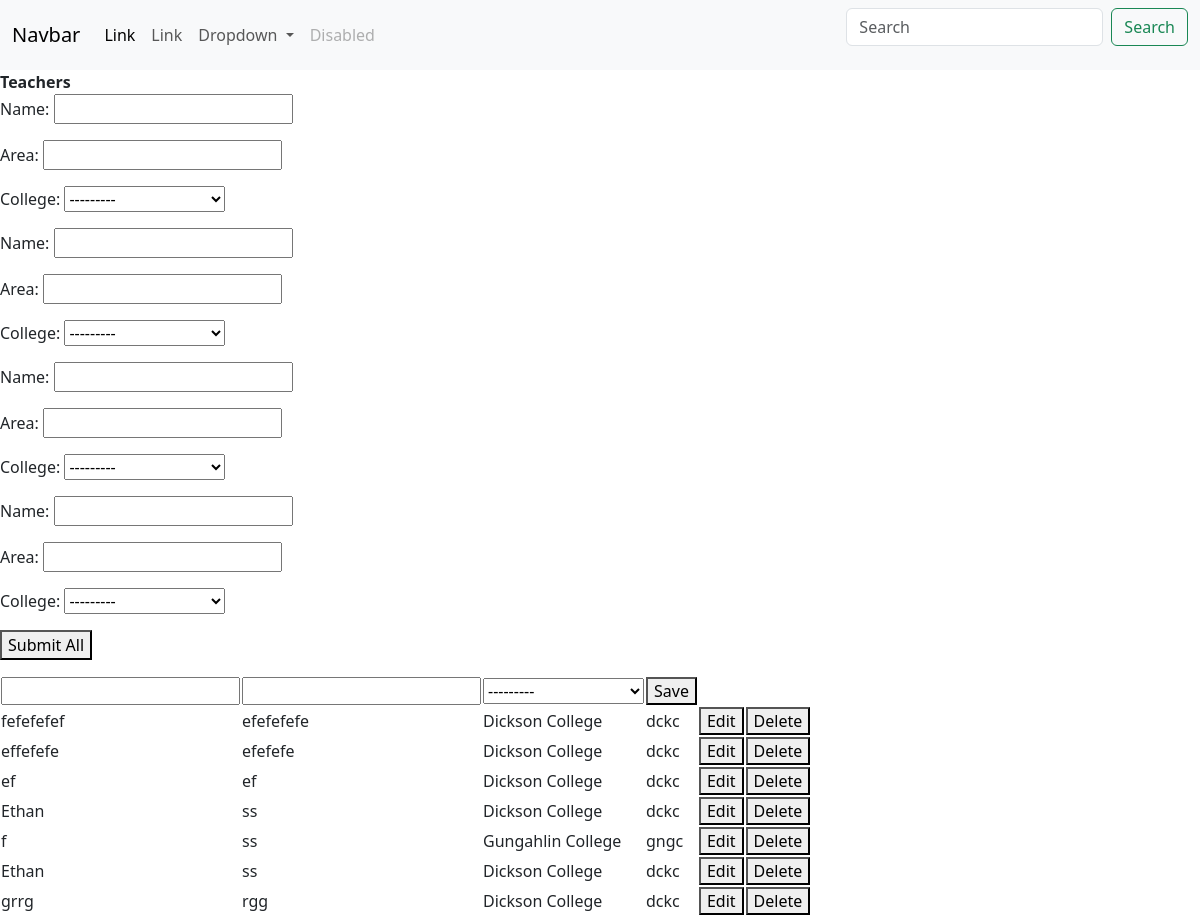
Before: /index/ with the older database file.
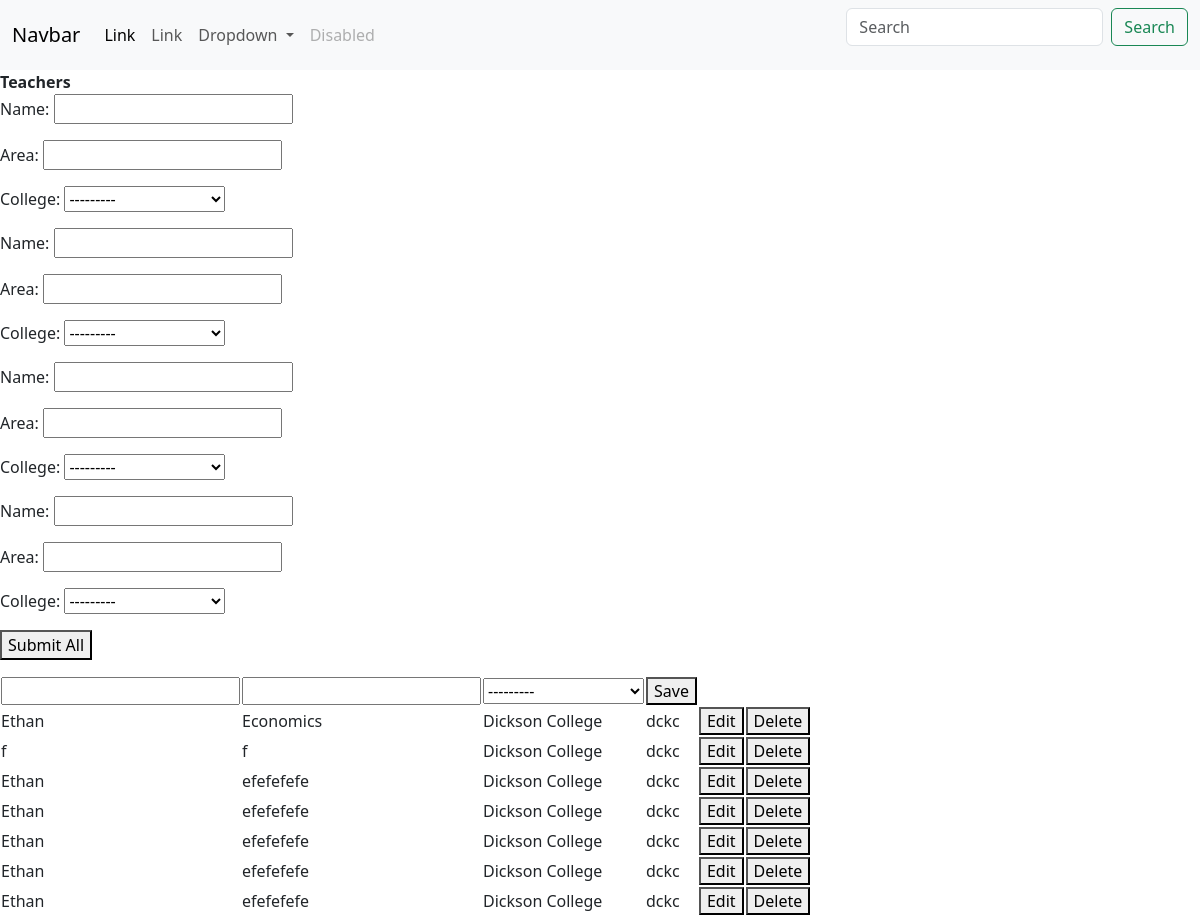
After: the same page with the newer database file.
### MyApp1/models.py (models this page shows)
class college (models.Model):
    college_id = models.CharField(max_length=4, primary_key=True)
    namer = models.CharField(max_length= 25)
    def __str__(self):
        return self.namer

class teacher (models.Model):
    name = models.CharField(max_length=25)
    area = models.CharField(max_length=30)
    college = models.ForeignKey(college, on_delete=models.CASCADE)

### MyApp1/views.py (the view, shortened to what this page needs)
# urls.py: path('index/', MyApp1.views.index, name='index'),
def index(request):
    context = {}
    form = teacherform()
    formsetter = modelformset_factory(teacher, fields=('name','area','college'), extra = 4)
    formset = formsetter(queryset=teacher.objects.none(), initial = [{"name":request.POST.get('name') or None,
                                                                      "area":request.POST.get('area') or None,
                                                                      "college":request.POST.get('college') or None} for i in range(5)])
    context['formset']=formset
    teach = teacher.objects.select_related('college').all()
    cg = college.objects.all()
    context['teach']=teach
    context['form']=form
    return render(request, "MyApp1/index.html", context)

### MyApp1/forms.py
class teacherform(forms.ModelForm):
    class Meta:
        model = teacher
        fields = ['name', 'area', 'college']

### MyApp1/templates/MyApp1/index.html (shortened to what this page needs)
<html>
<head>
</head>
<link href="https://cdn.jsdelivr.net/npm/bootstrap@5.3.3/dist/css/bootstrap.min.css" rel="stylesheet"></link>
<body>
    <nav class="navbar navbar-expand-lg bg-body-tertiary">
        <div class="container-fluid">
            <a class="navbar-brand" href="#">Navbar</a>
            <div class="collapse navbar-collapse" id="navbarSupportedContent">
                <ul class="navbar-nav me-auto mb-2 mb-lg-0">
                    <li class="nav-item">
                        <a class="nav-link active" aria-current="page" href="#">Link</a>
                    </li>
                    <li class="nav-item">
                        <a class="nav-link" href="#">Link</a>
                    </li>
                    <li class="nav-item dropdown">
                        <a class="nav-link dropdown-toggle" href="#" role="button" data-bs-toggle="dropdown" aria-expanded="false">
                            Dropdown
                        </a>
                    </li>
                    <li class="nav-item">
                        <a class="nav-link disabled" aria-disabled="true">Disabled</a>
                    </li>
                </ul>
                <form class="d-flex" role="search">
                    <input class="form-control me-2" type="search" placeholder="Search" aria-label="Search" />
                    <button class="btn btn-outline-success" type="submit">Search</button>
                </form>
            </div>
        </div>
    </nav>
    <strong>Teachers</strong>
    <form method="post" action="{% url 'index' %}">
        {{formset.as_p}}
        <button formnovalidate name="submit_all" type="submit">Submit All</button>
    </form>
    <table>
        <form method="post" action="{% url 'index' %}">
            {% if not form.instance.id %}
        <tr>
            {% include 'MyApp1/save.html' %}
        </tr>
        {% endif %}
        {% for teach in teach %}
        <tr>
            {% if form.instance.id == teach.id %}
            {% include 'MyApp1/save.html' %}
            {% else %}
            <td>{{teach.name}}</td>
            <td>{{teach.area}}</td>
            <td>{{teach.college.namer}}</td>
            <td>{{teach.college.college_id}}</td>
            <td><button formnovalidate name="edit" value="{{teach.id}}">Edit</button></td>
            <td><button formnovalidate name="delete" value="{{teach.id}}">Delete</button></td>
            {% endif %}
        </tr>
        {% endfor %}
        </form>
    </table>
</body>
</html>

### MyApp1/templates/MyApp1/save.html
{%for field in form%}
    <td>{{field}}</td>
{%endfor%}
<td><button name="save" value="{{teach.id}}">Save</button></td>

Changed rows visible on the page:
removed teacher: name "fefefefef", area "efefefefe", college.namer "Dickson College", college.college_id "dckc", {{ teach.id }} 48 (drawn)
removed teacher: name "effefefe", area "efefefe", college.namer "Dickson College", college.college_id "dckc", {{ teach.id }} 49 (drawn)
removed teacher: name "ef", area "ef", college.namer "Dickson College", college.college_id "dckc", {{ teach.id }} 50 (drawn)
removed teacher: name "Ethan", area "ss", college.namer "Dickson College", college.college_id "dckc", {{ teach.id }} 52 (drawn)
removed teacher: name "f", area "ss", college.namer "Gungahlin College", college.college_id "gngc", {{ teach.id }} 53 (drawn)
removed teacher: name "Ethan", area "ss", college.namer "Dickson College", college.college_id "dckc", {{ teach.id }} 54 (drawn)
removed teacher: name "grrg", area "rgg", college.namer "Dickson College", college.college_id "dckc", {{ teach.id }} 55 (drawn)
added teacher: name "Ethan", area "Economics", college.namer "Dickson College", college.college_id "dckc", {{ teach.id }} 100 (drawn)
added teacher: name "f", area "f", college.namer "Dickson College", college.college_id "dckc", {{ teach.id }} 101 (drawn)
added teacher: name "Ethan", area "efefefefe", college.namer "Dickson College", college.college_id "dckc", {{ teach.id }} 102 (drawn)
added teacher: name "Ethan", area "efefefefe", college.namer "Dickson College", college.college_id "dckc", {{ teach.id }} 103 (drawn)
added teacher: name "Ethan", area "efefefefe", college.namer "Dickson College", college.college_id "dckc", {{ teach.id }} 104 (drawn)
added teacher: name "Ethan", area "efefefefe", college.namer "Dickson College", college.college_id "dckc", {{ teach.id }} 105 (drawn)
added teacher: name "Ethan", area "efefefefe", college.namer "Dickson College", college.college_id "dckc", {{ teach.id }} 106 (drawn)
